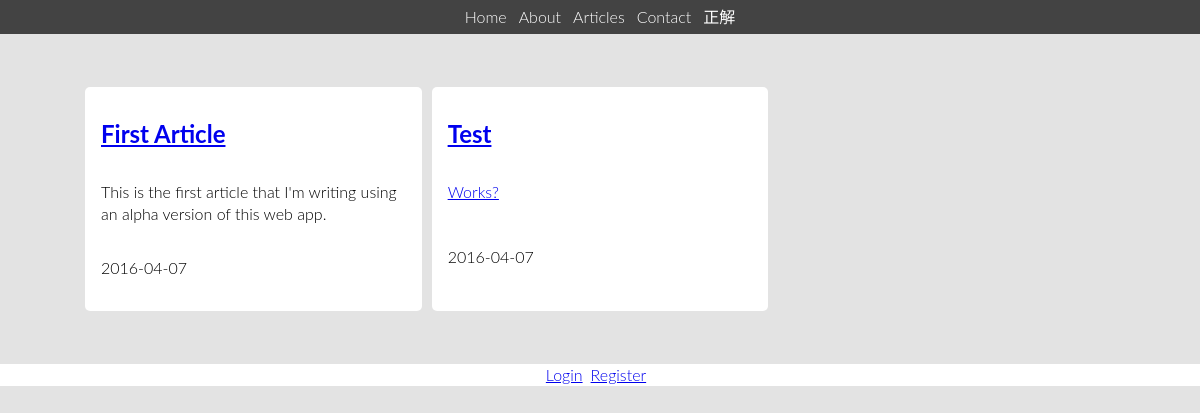
Page /root/index.php?controller=ArticleController&action=onGetArticlesByCategory&c=3 on the committed database.
### tables this page shows
CREATE TABLE Articles (
 `articleId` smallint(5) unsigned NOT NULL AUTO_INCREMENT,
 `publicationDate` date DEFAULT NULL,
 `title` varchar(255) NOT NULL,
 `summary` text NOT NULL,
 `content` mediumtext NOT NULL,
 `category` int(5) DEFAULT NULL,
 PRIMARY KEY (`articleId`),
 KEY `category` (`category`),
 CONSTRAINT `fk_constraint_categoryId` FOREIGN KEY (`category`) REFERENCES `ArticleCategory` (`id`) ON DELETE SET NULL ON UPDATE CASCADE
);

### include/core/View.php (called while the page is built, shortened)
<?php
class View{
  public function __construct($model, $path){
    $this->model = $model;
    include(TEMPLATE_DIR . "/frontend/header.php");
    include(CLASS_DIR . "/view/" . $path);
    include(TEMPLATE_DIR . "/frontend/footer.php");
  }
}?>

### include/controller/ArticleController.php (called while the page is built, shortened)
<?php
class ArticleController extends Controller{
  public function onGetArticlesByCategory(){
    $service = new ArticleService();
    $this->model['articles'] = $service->getArticlesByCategory($_GET['c']);
    return new View($this->model, "articles.php");
  }
}?>

### include/core/FrontController.php (called while the page is built, shortened)
<?php
require_once CLASS_DIR . "/controller/ArticleController.php";
require_once CLASS_DIR . "/core/View.php";
class FrontController{
  public function __construct($controllerName, $actionName){
    $this->controller = new $controllerName();
    $this->controller->$actionName();
  }
}?>

### root/index.php (called while the page is built, shortened)
<?php
require_once "../include/config.php";
require_once CORE_DIR . "/FrontController.php";
if(isset($_GET['controller'])){
  if(isset($_GET['action']))
    $frontController = new FrontController($_GET['controller'], $_GET['action']);
}else if(isset($_GET['route'])){
  $view = new View(null, $_GET['route'] . ".php");
}else{
  $view = new View(null, "home.php");
}?>

### include/utils/database/DAO.php (called while the page is built, shortened)
<?php
require_once CLASS_DIR . '/utils/database/QueryFactories.php';
class DAO{
  private $queryMap;
  public function __construct(){
    $this->queryMap = QueryListFactory::create(RESOURCE_DIR . "/SQL/queries.xml");
  }
  public function select($queryName, $args){
    $link = DBConnection::createConnection("Website");
    $query = (string)QueryFactory::create($this->queryMap->get($queryName), $args)->getQuery();
    $result = mysqli_query($link, $query) or die(mysql_error());
    return $result;
  }
}
?>

### include/utils/database/QueryFactories.php (called while the page is built)
<?php
require_once 'SQLQuery.php';
require_once CLASS_DIR . '/utils/data_structures/Map.php';
class QueryFactory{
  public static function create($baseQuery, $args){
    $query = new SQLQuery();
    $finishedQuery = "";
    $queryLen = strlen($baseQuery);
    $argNum = 0;
    for($i = 0; $i < $queryLen; $i++){
      if($baseQuery[$i] == "?"){
        $finishedQuery .= $args[$argNum++];
    }
    else
      $finishedQuery .= $baseQuery[$i];
    }
  $query->setQuery($finishedQuery);
  return $query;
  }
}
class QueryListFactory{
  public static function create($xmlPath){
    $map = new Map();
    $myQueries = simplexml_load_file($xmlPath) or die("could not load");
    $numOfQueries = count($myQueries);
    for($i = 0; $i < $numOfQueries; $i++){
      $map->insert((string)$myQueries->query[$i]->name, (string)$myQueries->query[$i]->value);
    }
    return $map;
  }
}
?>

### include/utils/data_structures/Map.php (called while the page is built, shortened)
<?php
class Map{
  private $map;
  public function get($key){
    if(!$this->exists($key))
      echo "Cannot get key: " . $key . " because it does not exist in map!";
    else
      return $this->map[$key];
  }
  public function insert($key, $value){
    if($this->exists($key))
      echo "Cannot add key: " . $key . " => " . $value . " because it already is in map!";
    else{
      $this->map[$key] = $value;
    }
  }
  private function exists($key){
    if(isset($this->map[$key]))
      return true;
    else
      return false;
  }
}
?>

### include/utils/database/SQLQuery.php (called while the page is built)
<?php
require_once 'QueryFactories.php';
class SQLQuery{
  private $query = "";
  public function getQuery(){
    return $this->query;
  }
  public function setQuery($query){
    $this->query = $query;
  }
}
?>

### include/model/ArticleService.php (called while the page is built, shortened)
<?php
require_once(CLASS_DIR . "/utils/database/DAO.php");
class ArticleService{
  private $dao;
  public function __construct(){
    $this->dao = new DAO();
  }
  public function getArticlesByCategory($category){
    $args[0] = $category;
    return $this->dao->select("selectArticleByCategoryQuery", $args);
  }
}?>

### include/config.php (called while the page is built, shortened)
<?php
function formatHtml($html, $indent_val){
  $fhtml = "";
  $lines = explode("\n",$html);
  for($i = 0; $i < sizeof($lines); $i++){
    for($j = 0; $j < $indent_val; $j++){
      $lines[$i] = " " . $lines[$i];
    }
    $fhtml .= $lines[$i] . "\n";
  }
  return $fhtml;
}
?>

### include/view/articles.php (the view, shortened to what this page needs)
<?php
$html = "  <div class='container grid grid-1-3'>\n";
if(mysqli_num_rows($this->model['articles'])){
  while($row = mysqli_fetch_row($this->model['articles'])){
    $html .= "    <div class='grid_cell'>\n";
    $html .= "      <div class='grid_cell--content'>\n";
    foreach($row as $key=>$value){
      if($key === 1)
        $html .= "      <a href='index.php?controller=ArticleController&action=onGetArticle&id=" . $row[0] . "'><h1>" . htmlspecialchars_decode($value) . " </h1></a>\n";
      else if($key === 2  || $key === 4)
        $html .= "      <p>" . htmlspecialchars_decode($value) . "</p>\n";
    }
    $html .= "    </div>\n";
    $html .= "  </div>\n";
  }
}
$html .= "</div>";
echo formatHtml($html, 4);?>

### root/css/main.css (style rules this page uses)
body { font: 300 16px/22px "Lato", "Open Sans", "Helvetica Neue", Helvetica, Arial, sans-serif; background-color: #E3E3E3; margin: 0; }
.grid { display: flex; flex-wrap: wrap; }
.grid_cell { display: flex; flex-wrap: wrap; width: 100%; }
.grid_cell--content { background-color: #fff; border-radius: 5px; display: flex; flex-direction: column; padding: 1em; margin: 5px; width: 100%; }
.grid_cell--content p { flex: 1 0 auto; }
.grid-1-3 .grid_cell { width: 33.33%; }
.container { margin: 16px 64px; padding: 2em 1em; }

### rows in the picture
articles: title "First Article", summary "This is the first article that I'm writing using an alpha version of this web app.", publicationDate "2016-04-07"
articles: title "Test", summary "Works?", publicationDate "2016-04-07"
